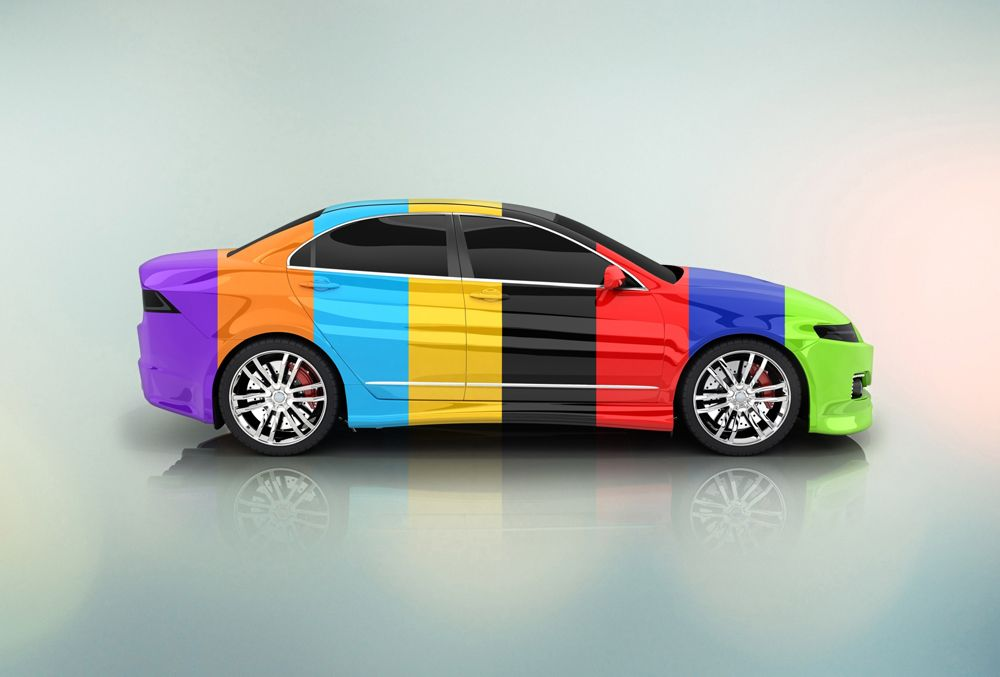
#> input picture auto.jpg, 1000 x 677 px, given in place of the camera
$ python 'deteccion de filtro en video.py'   (older library calls are emulated)
#> lines starting #> are read from the running program, lines starting #| are printed output that depends on the picture; after the words box and inside, x2 and y2 are one past the last pixel; in counts of white or black regions, pixels touching at a corner belong together
#> further down, frame is the input picture: shape (677, 1000, 3); mean B, G, R 175.2, 181.4, 176.9
import matplotlib.image as mpimg
import matplotlib.pyplot as plt
import numpy as np
import cv2


def convert2canny(image_color):
    threshold_1= 120
    threshold_2= 200
    image_gray= cv2.cvtColor(image_color, cv2.COLOR_BGR2GRAY)
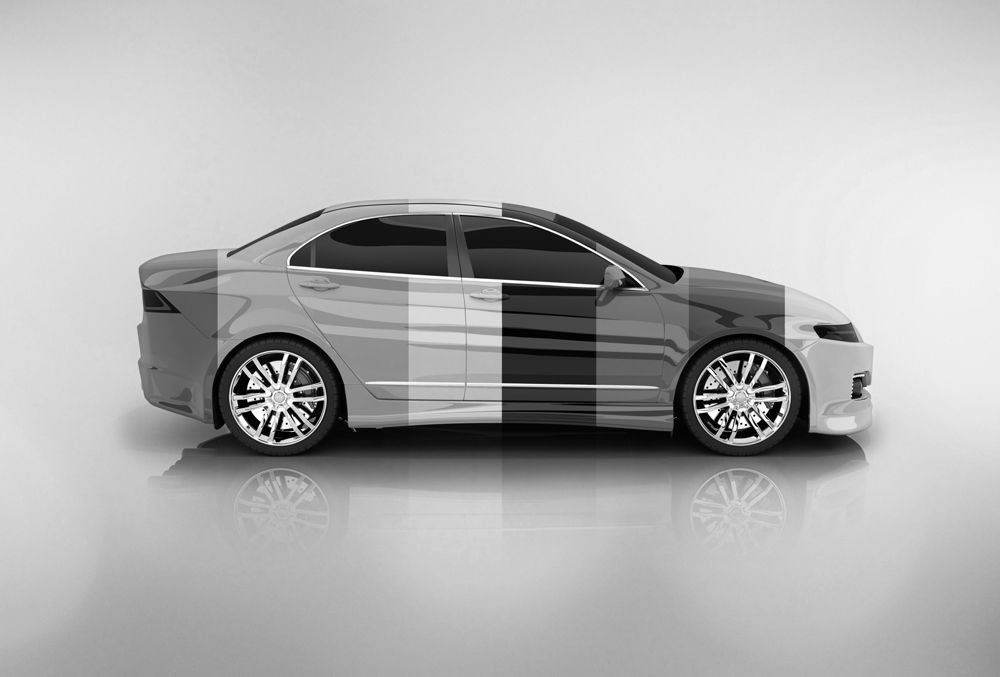
#> image_gray: shape (677, 1000); min 0, max 255, mean 179.3
    canny=cv2.Canny(image_gray, threshold_1, threshold_2)
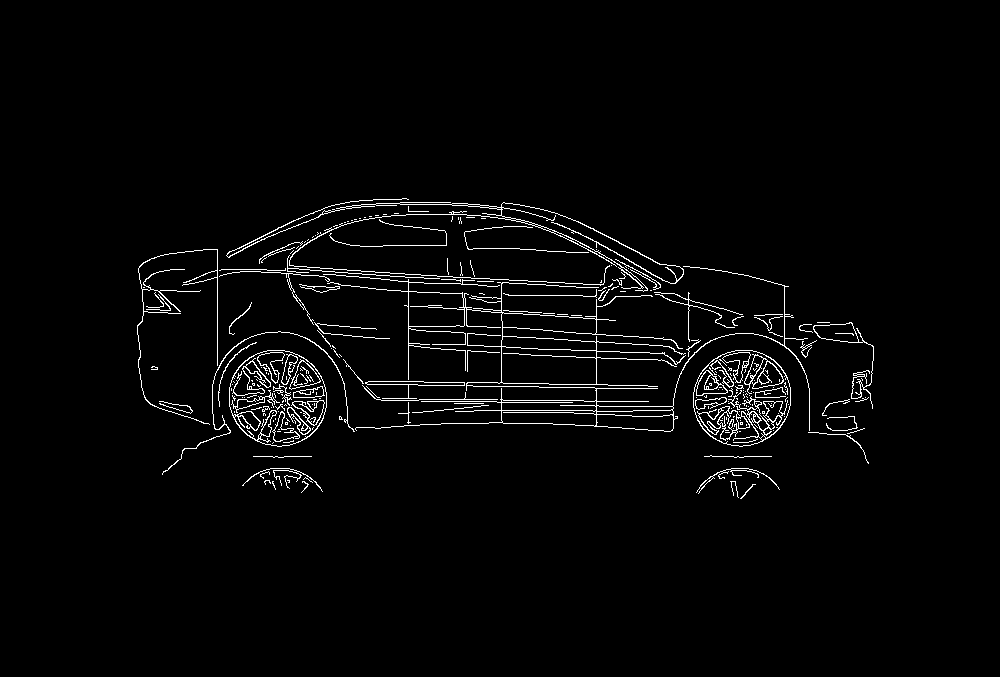
#> canny: shape (677, 1000); 2.5% white in thin lines or dots, all inside (x1, y1, x2, y2) = (137, 198, 874, 499)

    return canny

def convert2Lapplace(image_color):
    image_gray= cv2.cvtColor(image_color, cv2.COLOR_BGR2GRAY)
    laplaciane=cv2.Laplacian(image_gray, cv2.CV_64F)

    return laplaciane

def convert2sobelx (image_color):
    image_gray= cv2.cvtColor(image_color, cv2.COLOR_BGR2GRAY)

    # en x
    x_sobel=cv2.Sobel(image_gray, cv2.CV_64F, 0, 1, ksize = 7)


    return x_sobel

def convert2sobely (image_color):

    image_gray= cv2.cvtColor(image_color, cv2.COLOR_BGR2GRAY)
    #en y
    y_sobel=cv2.Sobel(image_gray, cv2.CV_64F, 1, 0, ksize = 7)

    return y_sobel

def convert2cartoon (image_color):
    dst=cv2.stylization(image_color, sigma_s=60 , sigma_r=0.5)
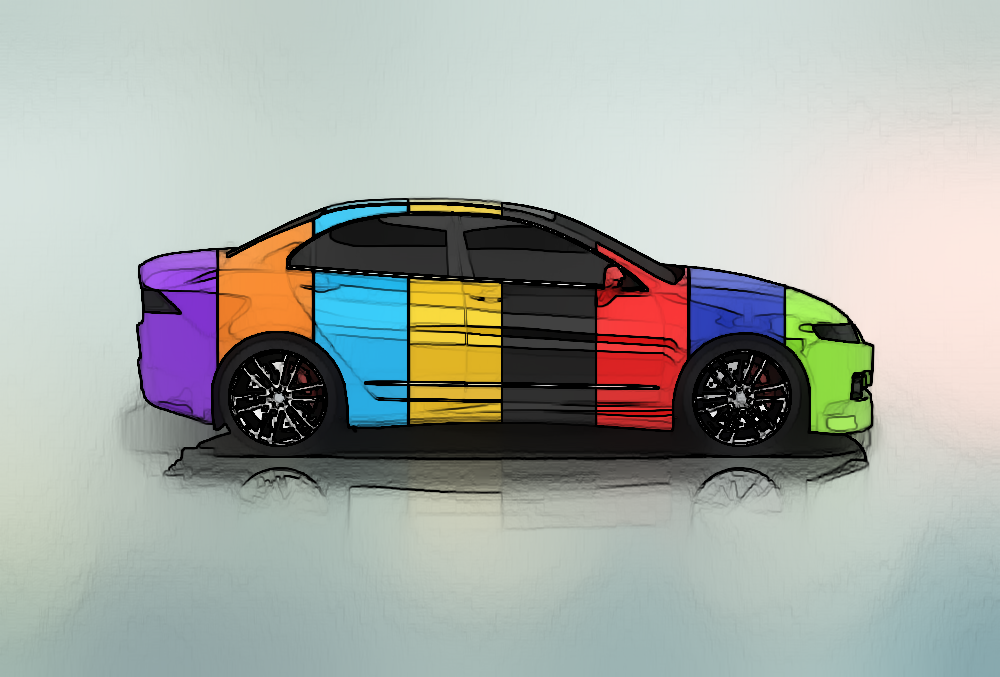
#> dst: shape (677, 1000, 3); mean B, G, R 165.8, 171.4, 166.4

    return dst

cap=cv2.VideoCapture(0)

while True:

    ret, frame =cap.read()
    cv2.imshow('Our Face Extractor' , convert2canny(frame))
    cv2.imshow('cartoon' , convert2cartoon(frame))
    cv2.imshow('sobel' , convert2sobely(frame))
#> in convert2sobely, `y_sobel=cv2.Sobel(image_gray, cv2.CV_64F, 1, 0, ksize = 7)`:
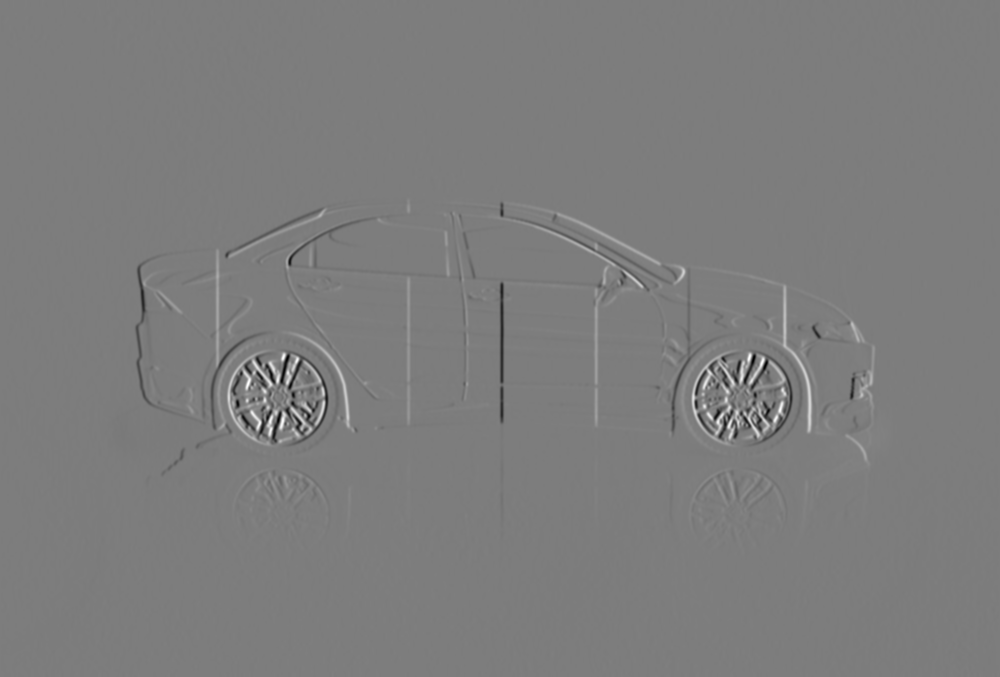
#> y_sobel: shape (677, 1000) float64; min -147165, max 152387, mean -5.1; drawn with min black and max white
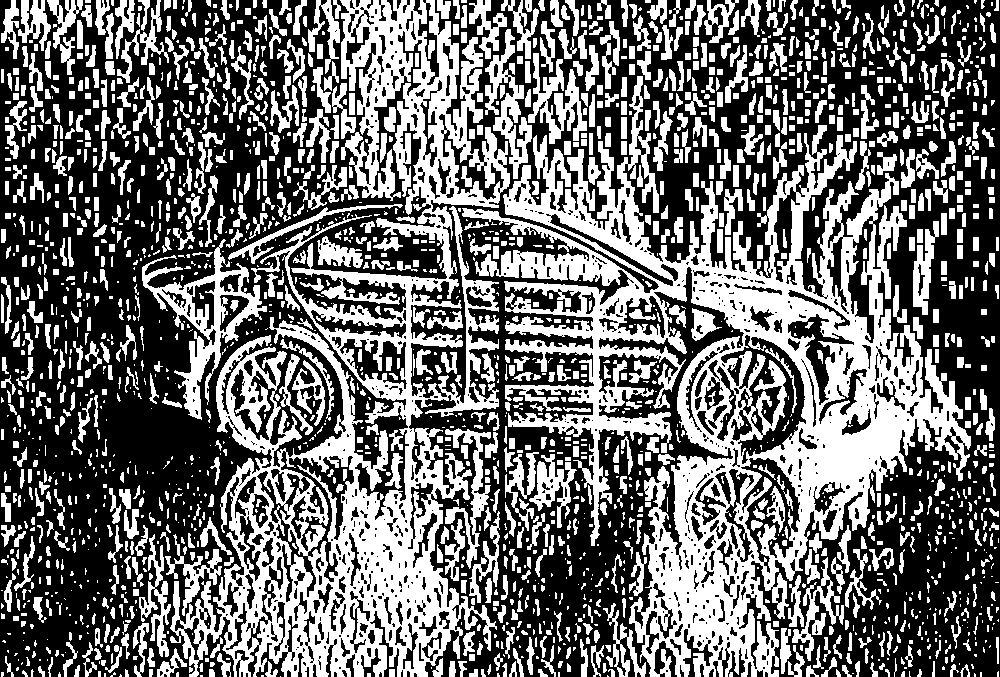
#> window 'sobel': shape (677, 1000); 42.6% white; 2174 white regions (933 under 20 px), largest, box (x1, y1, x2, y2) and area: (462, 76, 971, 677) 89183, (170, 0, 510, 677) 71319, (142, 239, 267, 420) 5121
    cv2.imshow('lapplace' , convert2Lapplace(frame))
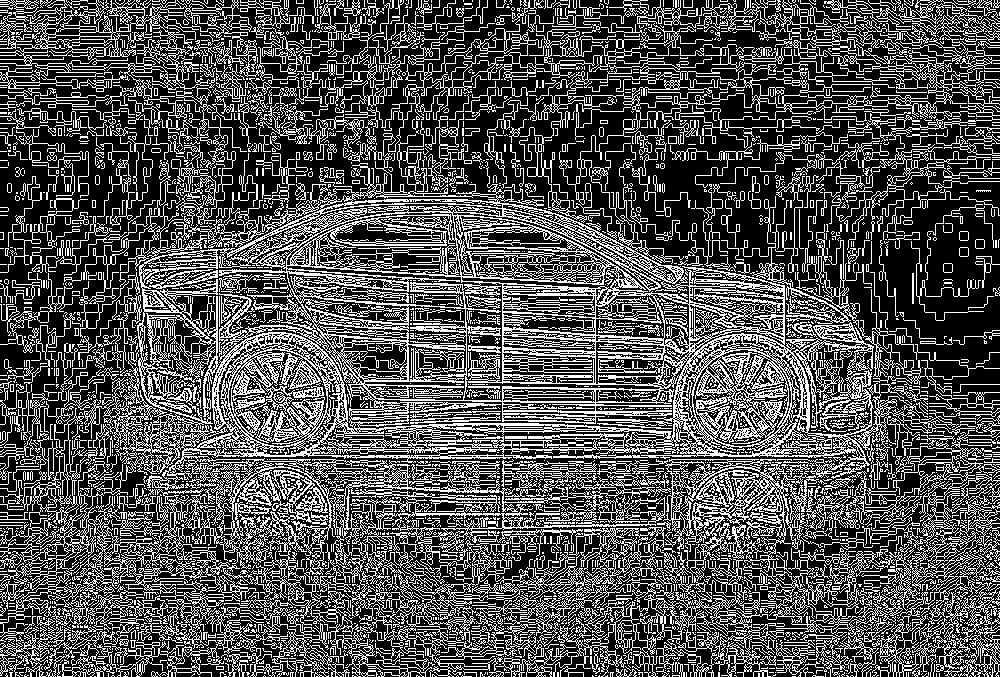
#> window 'lapplace': shape (677, 1000); 31.9% white in thin lines or dots
    cv2.imshow('webcamvideo', frame )
    if cv2.waitKey(1) ==13: # 13 se refiere a la tecla enter
#> (key Esc is pressed here)
        break


cap.release()
cv2.destroyAllWindows()

$ run again, on carrtera.jpg
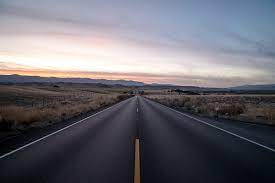
#> input picture carrtera.jpg, 275 x 183 px, given in place of the camera
#> frame is the input picture: shape (183, 275, 3); mean B, G, R 113.2, 104.9, 106.8
#> in convert2canny, `canny=cv2.Canny(image_gray, threshold_1, threshold_2)`:
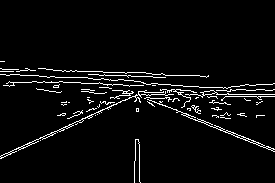
#> canny: shape (183, 275); 4.5% white in thin lines or dots, all inside (x1, y1, x2, y2) = (0, 61, 275, 183)
#> `cv2.imshow('lapplace' , convert2Lapplace(frame))`:
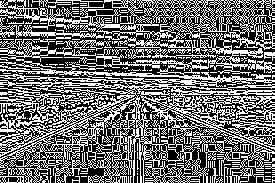
#> window 'lapplace': shape (183, 275); 43.1% white in thin lines or dots

$ run again, on pare.jpg
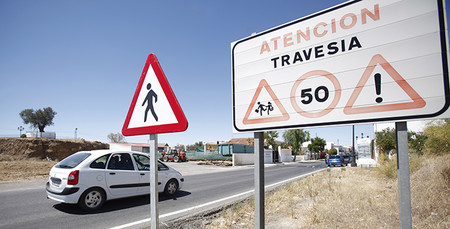
#> input picture pare.jpg, 450 x 229 px, given in place of the camera
#> frame is the input picture: shape (229, 450, 3); mean B, G, R 170.5, 160.2, 158.5
#> in convert2canny, `canny=cv2.Canny(image_gray, threshold_1, threshold_2)`:
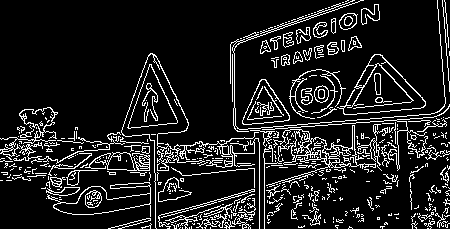
#> canny: shape (229, 450); 12.2% white in thin lines or dots
#> `cv2.imshow('lapplace' , convert2Lapplace(frame))`:
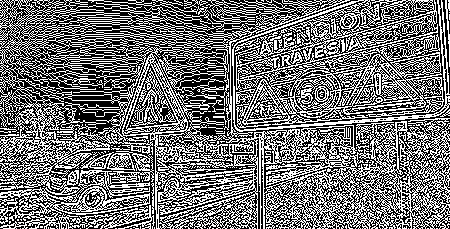
#> window 'lapplace': shape (229, 450); 45% white in thin lines or dots

$ run again, on pare.webp
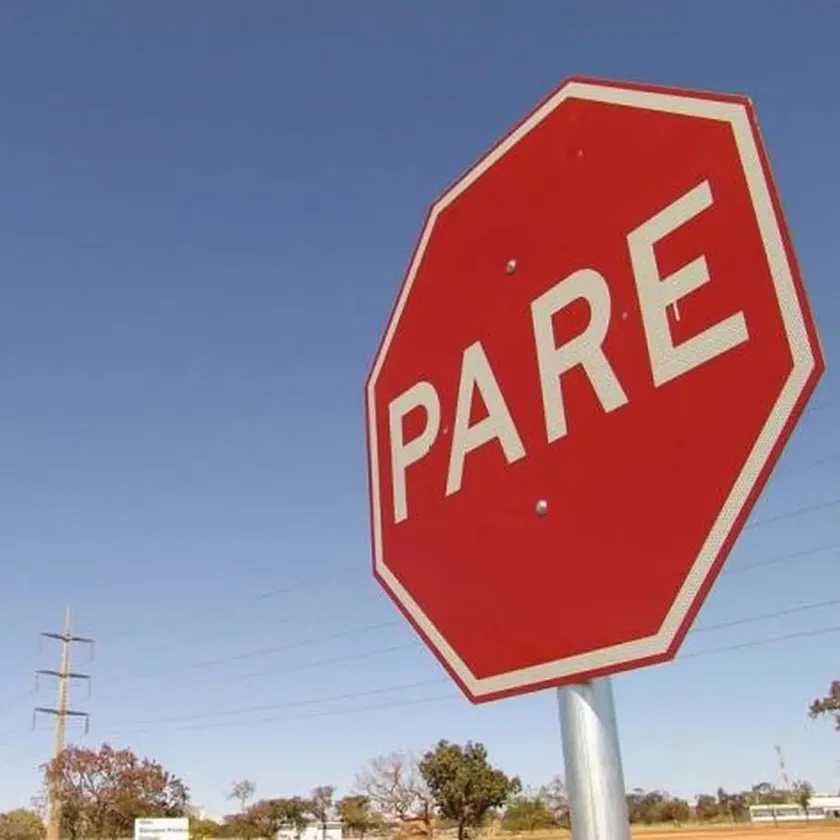
#> input picture pare.webp, 840 x 840 px, shrunk from 1200 x 1200 before the run, given in place of the camera
#> frame is the input picture: shape (840, 840, 3); mean B, G, R 141.7, 122.3, 143.7
#> in convert2canny, `canny=cv2.Canny(image_gray, threshold_1, threshold_2)`:
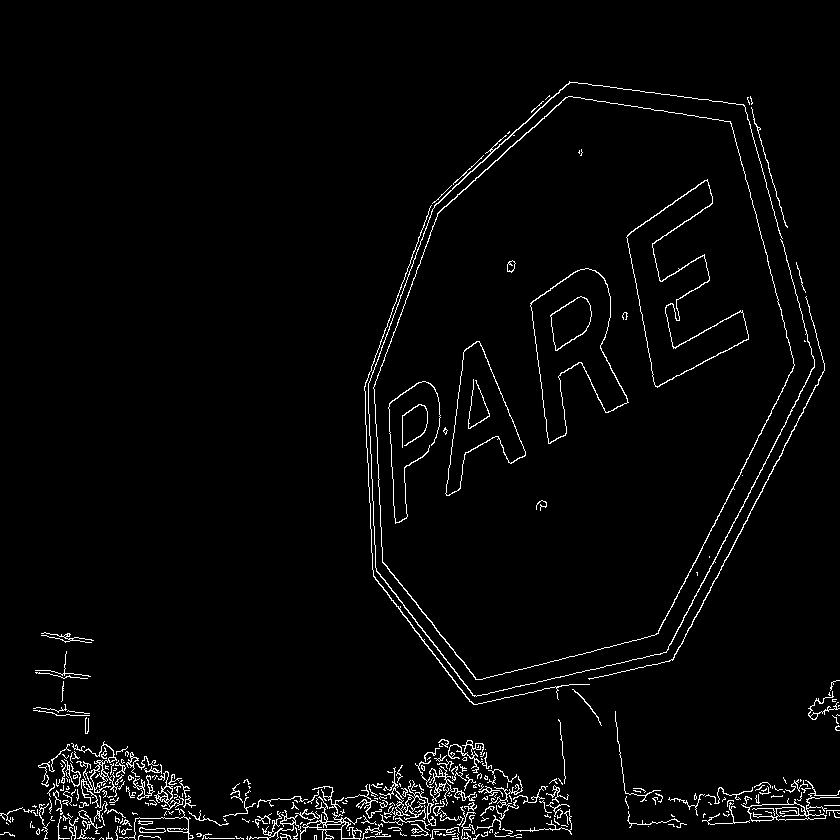
#> canny: shape (840, 840); 2.7% white in thin lines or dots
#> `cv2.imshow('lapplace' , convert2Lapplace(frame))`:
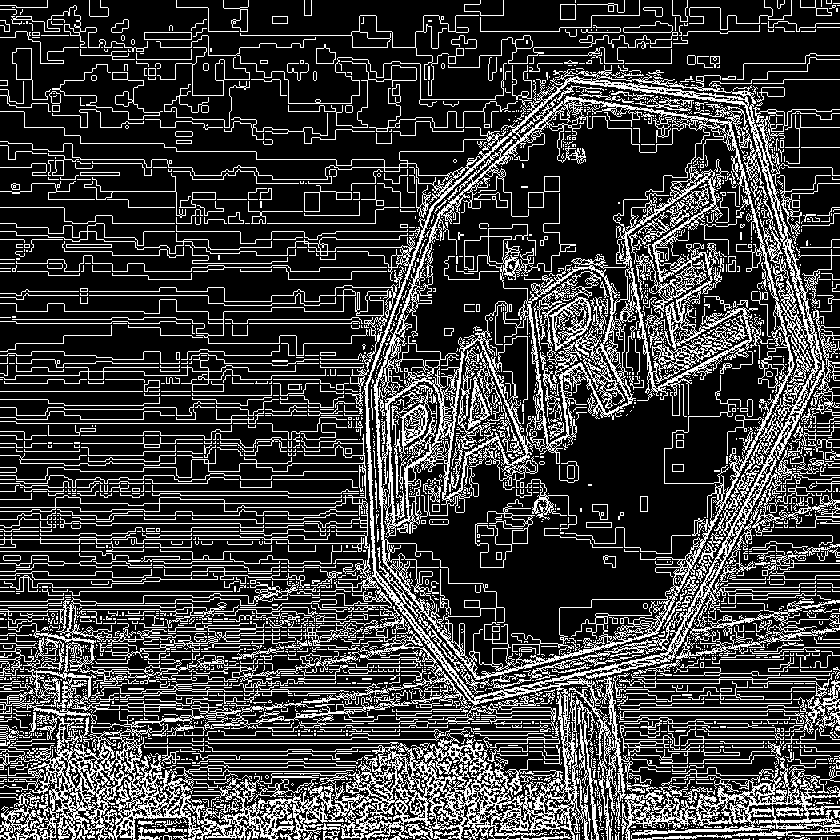
#> window 'lapplace': shape (840, 840); 23.9% white in thin lines or dots
